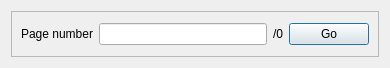
<ui version="4.0" >
 <class>GoToPageWidget</class>
 <widget class="QDialog" name="GoToPageWidget" >
  <property name="windowModality" >
   <enum>Qt::ApplicationModal</enum>
  </property>
  <property name="geometry" >
   <rect>
    <x>0</x>
    <y>0</y>
    <width>390</width>
    <height>68</height>
   </rect>
  </property>
  <property name="sizePolicy" >
   <sizepolicy vsizetype="Fixed" hsizetype="Fixed" >
    <horstretch>0</horstretch>
    <verstretch>0</verstretch>
   </sizepolicy>
  </property>
  <property name="windowTitle" >
   <string>Go to page...</string>
  </property>
  <property name="windowIcon" >
   <iconset resource="../data/qcomicbook.qrc" >
    <normaloff>:/icons/qcomicbook.png</normaloff>:/icons/qcomicbook.png</iconset>
  </property>
  <property name="modal" >
   <bool>true</bool>
  </property>
  <layout class="QVBoxLayout" name="verticalLayout_2" >
   <item>
    <widget class="QFrame" name="frame" >
     <property name="frameShape" >
      <enum>QFrame::StyledPanel</enum>
     </property>
     <property name="frameShadow" >
      <enum>QFrame::Raised</enum>
     </property>
     <layout class="QVBoxLayout" name="verticalLayout" >
      <item>
       <layout class="QHBoxLayout" name="horizontalLayout" >
        <item>
         <widget class="QLabel" name="label" >
          <property name="text" >
           <string>Page number</string>
          </property>
         </widget>
        </item>
        <item>
         <widget class="QLineEdit" name="le_pagenumber" />
        </item>
        <item>
         <widget class="QLabel" name="lb_total" >
          <property name="text" >
           <string>/0</string>
          </property>
         </widget>
        </item>
        <item>
         <widget class="QPushButton" name="pb_go" >
          <property name="text" >
           <string>Go</string>
          </property>
         </widget>
        </item>
       </layout>
      </item>
     </layout>
    </widget>
   </item>
  </layout>
 </widget>
 <resources>
  <include location="../data/qcomicbook.qrc" />
 </resources>
 <connections/>
</ui>
